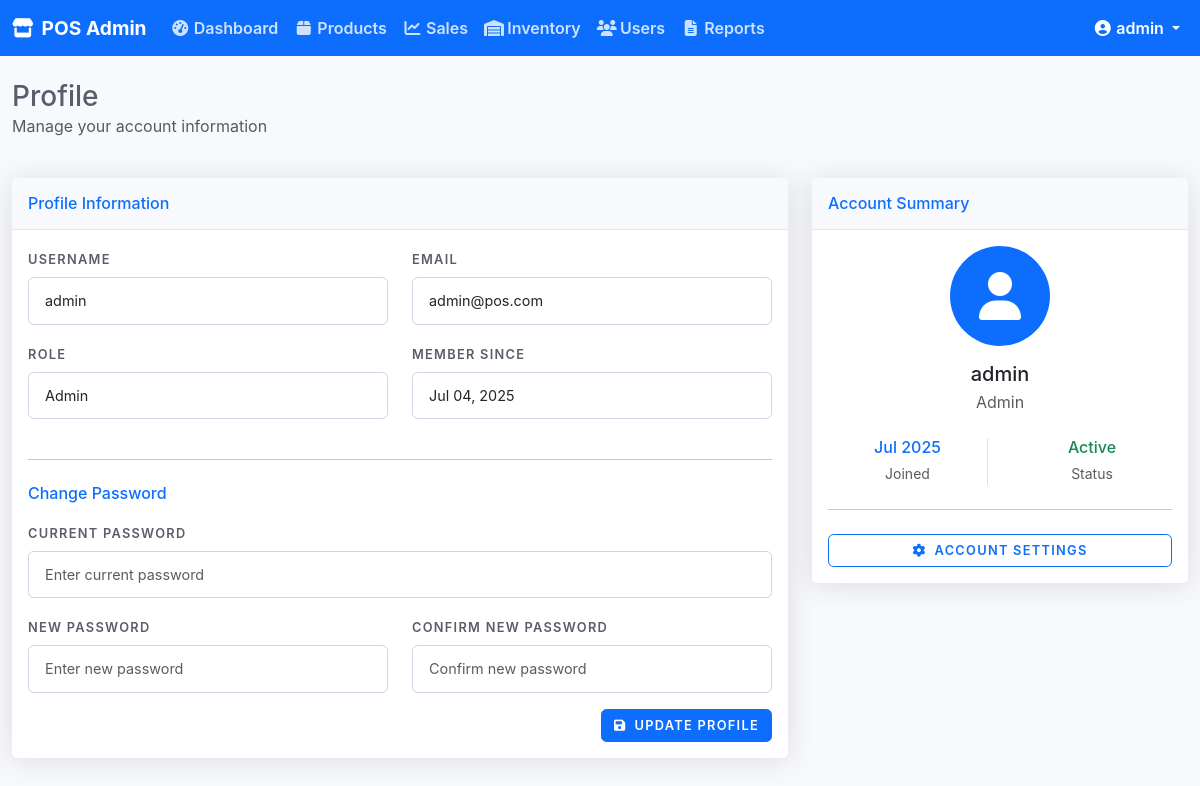
Screenshot of /admin/profile.php (signed in) with the database file from the repository.
### tables this page shows
CREATE TABLE IF NOT EXISTS `users` (
  `id` int(11) NOT NULL AUTO_INCREMENT,
  `username` varchar(50) NOT NULL,
  `email` varchar(100) NOT NULL,
  `password` varchar(255) NOT NULL,
  `role` enum('admin','cashier','manager') DEFAULT 'cashier',
  `created_at` timestamp NULL DEFAULT CURRENT_TIMESTAMP,
  `updated_at` timestamp NULL DEFAULT CURRENT_TIMESTAMP ON UPDATE CURRENT_TIMESTAMP,
  PRIMARY KEY (`id`),
  UNIQUE KEY `username` (`username`),
  UNIQUE KEY `email` (`email`)
);

### includes/auth.php (called while the page is built, shortened)
<?php
function getCurrentUser()
{
      $pdo = getDBConnection();
      $stmt = $pdo->prepare("SELECT * FROM users WHERE id = ?");
      $stmt->execute([$_SESSION['user_id']]);
      return $stmt->fetch(PDO::FETCH_ASSOC);
}

### admin/profile.php (the view, shortened to what this page needs)
<?php
require_once '../includes/auth.php';
$user = getCurrentUser();
?>
<!DOCTYPE html>
<html lang="en">
<head>
      <link href="https://cdn.jsdelivr.net/npm/bootstrap@5.3.0/dist/css/bootstrap.min.css" rel="stylesheet">
      <link rel="stylesheet" href="https://cdnjs.cloudflare.com/ajax/libs/font-awesome/6.4.0/css/all.min.css">
      <link rel="stylesheet" href="assets/css/admin.css">
</head>
<body>
      <nav class="navbar navbar-expand-lg navbar-dark bg-primary">
            <div class="container-fluid">
                  <a class="navbar-brand" href="index.php">
                        <i class="fas fa-store me-2"></i>POS Admin
                  </a>
                  <div class="collapse navbar-collapse" id="navbarNav">
                        <ul class="navbar-nav me-auto">
                              <li class="nav-item">
                                    <a class="nav-link" href="index.php">
                                          <i class="fas fa-tachometer-alt me-1"></i>Dashboard
                                    </a>
                              </li>
                              <li class="nav-item">
                                    <a class="nav-link" href="products.php">
                                          <i class="fas fa-box me-1"></i>Products
                                    </a>
                              </li>
                              <li class="nav-item">
                                    <a class="nav-link" href="sales.php">
                                          <i class="fas fa-chart-line me-1"></i>Sales
                                    </a>
                              </li>
                              <li class="nav-item">
                                    <a class="nav-link" href="inventory.php">
                                          <i class="fas fa-warehouse me-1"></i>Inventory
                                    </a>
                              </li>
                              <li class="nav-item">
                                    <a class="nav-link" href="users.php">
                                          <i class="fas fa-users me-1"></i>Users
                                    </a>
                              </li>
                              <li class="nav-item">
                                    <a class="nav-link" href="reports.php">
                                          <i class="fas fa-file-alt me-1"></i>Reports
                                    </a>
                              </li>
                        </ul>
                        <ul class="navbar-nav">
                              <li class="nav-item dropdown">
                                    <a class="nav-link dropdown-toggle active" href="#" id="navbarDropdown" role="button" data-bs-toggle="dropdown">
                                          <i class="fas fa-user-circle me-1"></i><?php echo $_SESSION['username']; ?>
                                    </a>
                              </li>
                        </ul>
                  </div>
            </div>
      </nav>
      <div class="container-fluid mt-4">
            <div class="row mb-4">
                  <div class="col-12">
                        <h1 class="h3 mb-0 text-gray-800">Profile</h1>
                        <p class="text-muted">Manage your account information</p>
                  </div>
            </div>
            <div class="row">
                  <div class="col-lg-8">
                        <div class="card shadow">
                              <div class="card-header py-3">
                                    <h6 class="m-0 font-weight-bold text-primary">Profile Information</h6>
                              </div>
                              <div class="card-body">
                                    <form method="POST" action="">
                                          <div class="row">
                                                <div class="col-md-6 mb-3">
                                                      <label for="username" class="form-label">Username</label>
                                                      <input type="text" class="form-control" id="username" name="username" value="<?php echo htmlspecialchars($user['username']); ?>" required>
                                                </div>
                                                <div class="col-md-6 mb-3">
                                                      <label for="email" class="form-label">Email</label>
                                                      <input type="email" class="form-control" id="email" name="email" value="<?php echo htmlspecialchars($user['email']); ?>" required>
                                                </div>
                                          </div>
                                          <div class="row">
                                                <div class="col-md-6 mb-3">
                                                      <label for="role" class="form-label">Role</label>
                                                      <input type="text" class="form-control" id="role" value="<?php echo ucfirst($user['role']); ?>" readonly>
                                                </div>
                                                <div class="col-md-6 mb-3">
                                                      <label for="created_at" class="form-label">Member Since</label>
                                                      <input type="text" class="form-control" id="created_at" value="<?php echo date('M d, Y', strtotime($user['created_at'])); ?>" readonly>
                                                </div>
                                          </div>
                                          <hr class="my-4">
                                          <h6 class="font-weight-bold text-primary mb-3">Change Password</h6>
                                          <div class="row">
                                                <div class="col-md-12 mb-3">
                                                      <label for="current_password" class="form-label">Current Password</label>
                                                      <input type="password" class="form-control" id="current_password" name="current_password" placeholder="Enter current password">
                                                </div>
                                          </div>
                                          <div class="row">
                                                <div class="col-md-6 mb-3">
                                                      <label for="new_password" class="form-label">New Password</label>
                                                      <input type="password" class="form-control" id="new_password" name="new_password" placeholder="Enter new password">
                                                </div>
                                                <div class="col-md-6 mb-3">
                                                      <label for="confirm_password" class="form-label">Confirm New Password</label>
                                                      <input type="password" class="form-control" id="confirm_password" name="confirm_password" placeholder="Confirm new password">
                                                </div>
                                          </div>
                                          <div class="d-flex justify-content-end">
                                                <button type="submit" class="btn btn-primary">
                                                      <i class="fas fa-save me-2"></i>Update Profile
                                                </button>
                                          </div>
                                    </form>
                              </div>
                        </div>
                  </div>
                  <div class="col-lg-4">
                        <div class="card shadow">
                              <div class="card-header py-3">
                                    <h6 class="m-0 font-weight-bold text-primary">Account Summary</h6>
                              </div>
                              <div class="card-body">
                                    <div class="text-center mb-4">
                                          <div class="bg-primary rounded-circle d-inline-flex align-items-center justify-content-center" style="width: 100px; height: 100px;">
                                                <i class="fas fa-user fa-3x text-white"></i>
                                          </div>
                                          <h5 class="mt-3 mb-1"><?php echo htmlspecialchars($user['username']); ?></h5>
                                          <p class="text-muted"><?php echo ucfirst($user['role']); ?></p>
                                    </div>
                                    <div class="row text-center">
                                          <div class="col-6">
                                                <div class="border-end">
                                                      <h6 class="text-primary mb-1"><?php echo date('M Y', strtotime($user['created_at'])); ?></h6>
                                                      <small class="text-muted">Joined</small>
                                                </div>
                                          </div>
                                          <div class="col-6">
                                                <h6 class="text-success mb-1">Active</h6>
                                                <small class="text-muted">Status</small>
                                          </div>
                                    </div>
                                    <hr class="my-4">
                                    <div class="d-grid">
                                          <a href="settings.php" class="btn btn-outline-primary">
                                                <i class="fas fa-cog me-2"></i>Account Settings
                                          </a>
                                    </div>
                              </div>
                        </div>
                  </div>
            </div>
      </div>
</body>
</html>

### admin/assets/css/admin.css (style rules this page uses)
:root { --primary-color: #4e73df; --secondary-color: #858796; --success-color: #1cc88a; --info-color: #36b9cc; --warning-color: #f6c23e; --danger-color: #e74a3b; --light-color: #f8f9fc; --dark-color: #5a5c69; }
body { font-family: 'Nunito', -apple-system, BlinkMacSystemFont, "Segoe UI", Roboto, "Helvetica Neue", Arial, sans-serif; background-color: #f8f9fc; }
.text-gray-800 { color: #5a5c69 !important; }
.card { border: none; border-radius: 0.35rem; box-shadow: 0 0.15rem 1.75rem 0 rgba(58, 59, 69, 0.15) !important; }
.card-header { background-color: #f8f9fc; border-bottom: 1px solid #e3e6f0; font-weight: 700; color: var(--primary-color); }
.navbar-brand { font-weight: 700; font-size: 1.2rem; }
.nav-link { font-weight: 600; color: rgba(255, 255, 255, 0.8) !important; transition: color 0.3s ease; }
.nav-link:hover, .nav-link.active { color: #ffffff !important; }
.nav-link i { width: 1.2rem; text-align: center; }
.btn { border-radius: 0.35rem; font-weight: 600; text-transform: uppercase; font-size: 0.8rem; letter-spacing: 0.1em; transition: all 0.3s ease; }
.form-label { font-weight: 600; color: var(--dark-color); text-transform: uppercase; font-size: 0.8rem; letter-spacing: 0.1em; }
.form-control { border-radius: 0.35rem; border: 1px solid #d1d3e2; padding: 0.75rem 1rem; font-size: 0.9rem; transition: border-color 0.3s ease, box-shadow 0.3s ease; height: auto; min-height: 45px; }

### rows the page displays
users: username "admin", email "admin@pos.com", role "Admin", created_at "Jul 04, 2025", created_at "Jul 2025"

### other values shown
$_SESSION['username'] "admin"
